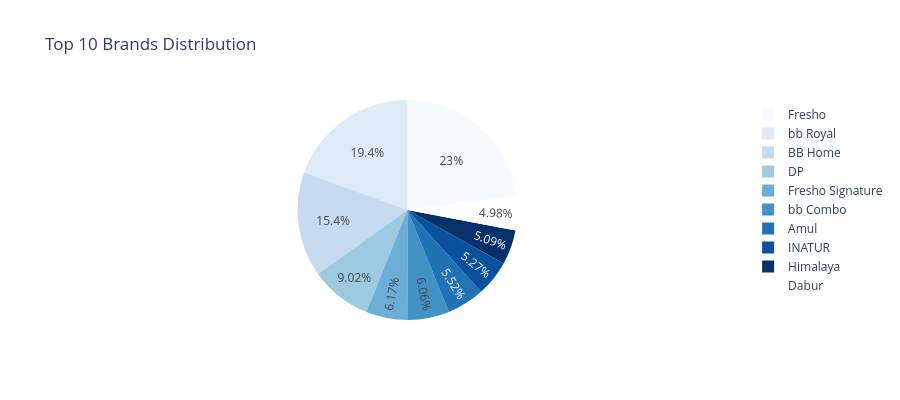

Notebook code for this chart:
### Markdown cell above
## Insights – Top 10 Product Categories
- A small number of categories contribute to a large proportion of products listed on BigBasket.
- This indicates that BigBasket focuses heavily on high-demand everyday categories such as household and personal care items.
- Category dominance suggests strong customer demand and frequent purchases in these segments.

### Code cell
#BRAND
plt.figure(figsize=(16,6))
sns.countplot(data=df, x='brand', order=df['brand'].value_counts().head(10).index)
plt.title("Top 10 Brands by Product Count")
plt.show()

temp = df['brand'].value_counts().head(10).reset_index()
temp.columns = ['brand', 'count']
temp
px.pie(temp,names='brand',values='count',
       color_discrete_sequence=px.colors.sequential.Blues,
       height=400,title='Top 10 Brands Distribution')

### Figure 1 — Plotly figure (JSON) as saved in the notebook; plotly's stock layout.template omitted (floating-point values rounded to 4 significant figures)
{"data": [{"domain": {"x": [0, 1], "y": [0, 1]}, "hovertemplate": "brand=%{label}<br>count=%{value}<extra></extra>", "labels": ["Fresho", "bb Royal", "BB Home", "DP", "Fresho Signature", "bb Combo", "Amul", "INATUR ", "Himalaya", "Dabur"], "legendgroup": "", "name": "", "showlegend": true, "type": "pie", "values": [638, 539, 428, 250, 171, 168, 153, 146, 141, 138]}], "layout": {"height": 400, "legend": {"tracegroupgap": 0}, "piecolorway": ["rgb(247,251,255)", "rgb(222,235,247)", "rgb(198,219,239)", "rgb(158,202,225)", "rgb(107,174,214)", "rgb(66,146,198)", "rgb(33,113,181)", "rgb(8,81,156)", "rgb(8,48,107)"], "title": {"text": "Top 10 Brands Distribution"}}}
